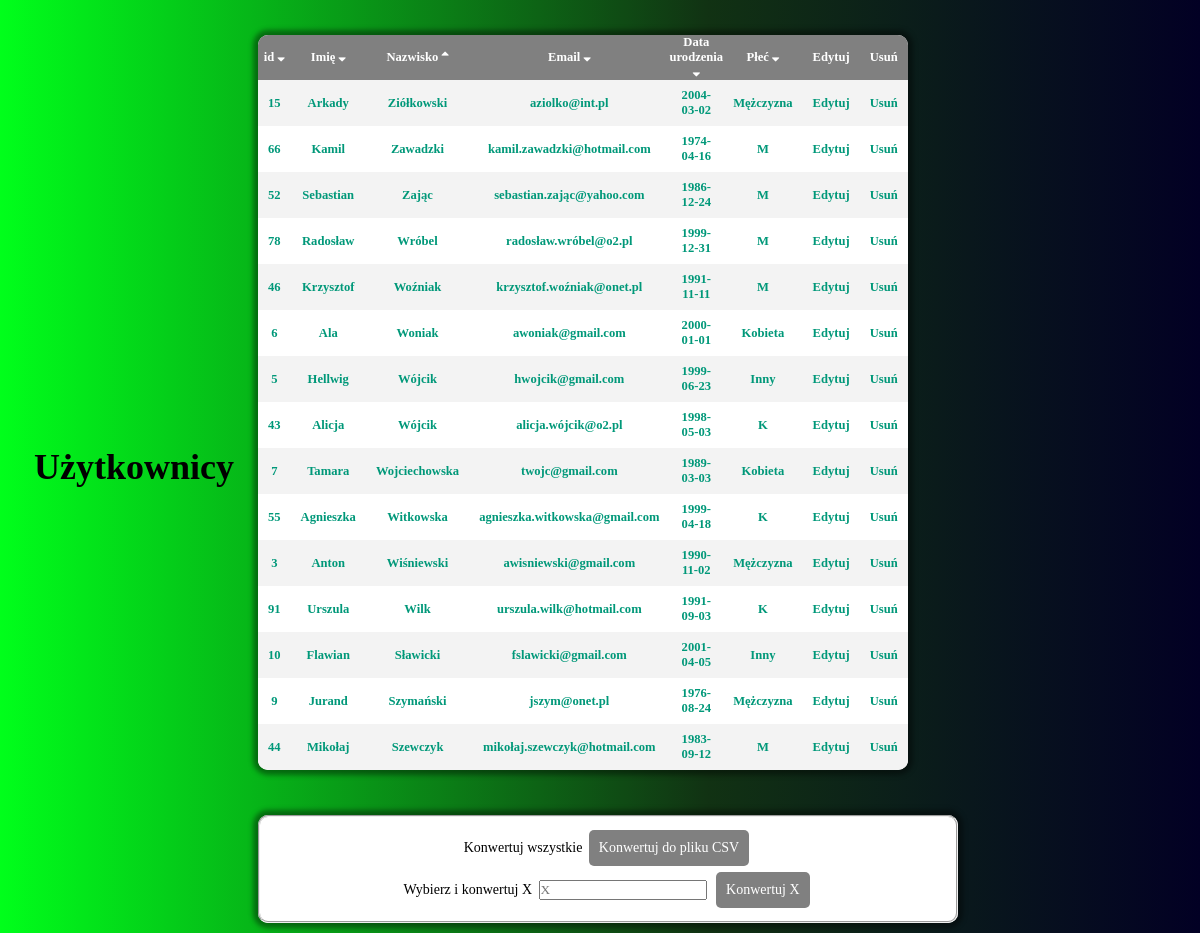
Page /formularz-main/sortByLastName.php on the committed database.
### tables this page shows
CREATE TABLE `tbl_users` (
  `id` int(11) NOT NULL,
  `fldEmail` varchar(255) NOT NULL,
  `fldPhone` varchar(11) NOT NULL,
  `fldFirstName` varchar(60) NOT NULL,
  `fldLastName` varchar(60) NOT NULL,
  `fldPassword` varchar(60) NOT NULL,
  `fldBirthDate` date NOT NULL,
  `fldBirthPlace` varchar(60) NOT NULL,
  `fldWeight` int(3) NOT NULL,
  `fldHeight` int(3) NOT NULL,
  `fldSex` varchar(15) NOT NULL
);

### formularz-main/sortByLastName.php (the view, shortened to what this page needs)
<!DOCTYPE html>
<html>
  <head>
    <link rel="stylesheet" media="screen" href="style21.php" />
    <link rel="stylesheet" href="https://cdnjs.cloudflare.com/ajax/libs/font-awesome/4.7.0/css/font-awesome.min.css">
  </head>
  <body>
    <header>
      <section class="header">
        <a href="history.php"><h1>Użytkownicy</h1></a>
      </section>
    </header>
    <main>
      <section class="container">
      <div id="history">
        <?php
          require_once "connect.php";
          try {
            $con = new mysqli($HOSTNAME, $USERNAME, $PASSWORD, $DATABASE);
              if($con->connect_errno != 0) {
                throw new Exception(mysqli_connect_errno());
                } else {
                  $sql1 = "SELECT id, fldFirstName, fldLastName, fldEmail, fldBirthDate, fldSex FROM tbl_users ORDER BY fldLastName DESC LIMIT 15";
                $result = $con->query($sql1);
                if ($result->num_rows > 0) {
                  echo "<table class='mainTable'>";
                  echo "<tbody>
                  <tr>
                  <th style='padding: 2px; width: 8%;'><a href='sortByIdAsc.php'>id <i class='fa fa-sort-down'></i></th>
                  <th style='width: 16%;'><a href='sortByFirstNameAsc.php'>Imię <i class='fa fa-sort-down'></i></a></th>
                  <th style='width: 25%;'><a href='sortbyLastNameAsc.php'>Nazwisko <i class='fa fa-sort-up'></i></a></th>
                  <th><a href='sortByEmailAsc.php'>Email <i class='fa fa-sort-down'></i></a></th>
                  <th style='width: 13%;'><a href='sortByBirthDate.php'>Data urodzenia <i class='fa fa-sort-down'></i></a></th>
                  <th><a href='sortBySexAsc.php'>Płeć <i class='fa fa-sort-down'></i></a></th>
                  <th>Edytuj</th>
                  <th>Usuń</th>
                  </tr>";
                  while ($row = $result->fetch_assoc()) {
                    echo "<tr class='active-row'>";
                    echo "<td id='ids'>" . $row["id"] . "</td>";
                    echo "<td id='firstFldName'>" . $row["fldFirstName"] . "</td>";
                    echo "<td>" . $row["fldLastName"] . "</td>";
                    echo "<td>" . $row["fldEmail"] . "</td>";
                    echo "<td>" . $row["fldBirthDate"] . "</td>";
                    echo "<td>" . $row["fldSex"] . "</td>";
                    echo "<td class='blue'>" . "<a class='btnEdit' href='edit.php?id=$row[id]'>Edytuj" ."</td>";
                    echo "<td class='red'>" . "<a class='btnDelete' href='delete.php?id=$row[id]'>Usuń" . "</td>";
                    echo "</tr>";
                    }
                    echo "</tbody></table>";
                  } else {
                      echo "Brak wyników";
                  }
              }
          } catch(Exception $e) {
            echo 'Error occured!';
          }
        ?>
      </div>
    </section>
    <section id="button">
    </section>
  <form method="post">
    <fieldset>
      <label for="csvAll">Konwertuj wszystkie</label>
        <input type="submit" id="csvAll" name="csvAll" value="Konwertuj do pliku CSV"><br>
      <label>Wybierz i konwertuj X</label>
        <input type="text" name="chooseX" id="chooseX" placeholder="X">
        <input type="submit" id="csvX" name="csvX" value="Konwertuj X">
    </fieldset>
  </form>
    </main>
  </body>
</html>

### rows in the picture
tbl_users: id "15", fldFirstName "Arkady", fldLastName "Ziółkowski", fldEmail "aziolko@int.pl", fldBirthDate "2004-03-02", fldSex "Mężczyzna"
tbl_users: id "66", fldFirstName "Kamil", fldLastName "Zawadzki", fldEmail "kamil.zawadzki@hotmail.com", fldBirthDate "1974-04-16", fldSex "M"
tbl_users: id "52", fldFirstName "Sebastian", fldLastName "Zając", fldEmail "sebastian.zając@yahoo.com", fldBirthDate "1986-12-24", fldSex "M"
tbl_users: id "78", fldFirstName "Radosław", fldLastName "Wróbel", fldEmail "radosław.wróbel@o2.pl", fldBirthDate "1999-12-31", fldSex "M"
tbl_users: id "46", fldFirstName "Krzysztof", fldLastName "Woźniak", fldEmail "krzysztof.woźniak@onet.pl", fldBirthDate "1991-11-11", fldSex "M"
tbl_users: id "6", fldFirstName "Ala", fldLastName "Woniak", fldEmail "awoniak@gmail.com", fldBirthDate "2000-01-01", fldSex "Kobieta"
tbl_users: id "5", fldFirstName "Hellwig", fldLastName "Wójcik", fldEmail "hwojcik@gmail.com", fldBirthDate "1999-06-23", fldSex "Inny"
tbl_users: id "43", fldFirstName "Alicja", fldLastName "Wójcik", fldEmail "alicja.wójcik@o2.pl", fldBirthDate "1998-05-03", fldSex "K"
tbl_users: id "7", fldFirstName "Tamara", fldLastName "Wojciechowska", fldEmail "twojc@gmail.com", fldBirthDate "1989-03-03", fldSex "Kobieta"
tbl_users: id "55", fldFirstName "Agnieszka", fldLastName "Witkowska", fldEmail "agnieszka.witkowska@gmail.com", fldBirthDate "1999-04-18", fldSex "K"
tbl_users: id "3", fldFirstName "Anton", fldLastName "Wiśniewski", fldEmail "awisniewski@gmail.com", fldBirthDate "1990-11-02", fldSex "Mężczyzna"
tbl_users: id "91", fldFirstName "Urszula", fldLastName "Wilk", fldEmail "urszula.wilk@hotmail.com", fldBirthDate "1991-09-03", fldSex "K"
tbl_users: id "10", fldFirstName "Flawian", fldLastName "Sławicki", fldEmail "fslawicki@gmail.com", fldBirthDate "2001-04-05", fldSex "Inny"
tbl_users: id "9", fldFirstName "Jurand", fldLastName "Szymański", fldEmail "jszym@onet.pl", fldBirthDate "1976-08-24", fldSex "Mężczyzna"
tbl_users: id "44", fldFirstName "Mikołaj", fldLastName "Szewczyk", fldEmail "mikołaj.szewczyk@hotmail.com", fldBirthDate "1983-09-12", fldSex "M"
